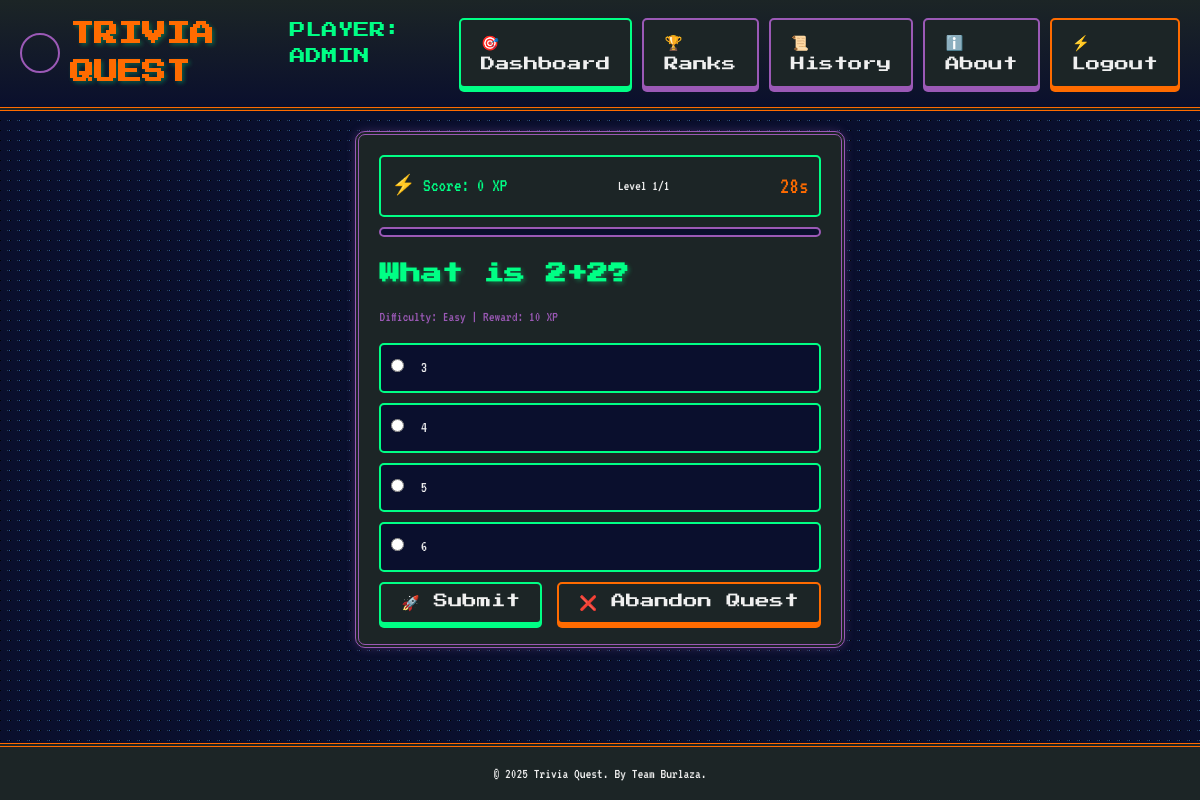
/play_quiz.php?quiz_id=1 (signed in), run on the app's committed database.
### tables this page shows
CREATE TABLE `questions` (
  `id` int(11) NOT NULL,
  `quiz_id` int(11) NOT NULL,
  `question_text` text NOT NULL,
  `question_type` enum('multiple_choice','true_false','text') NOT NULL,
  `difficulty` enum('easy','medium','hard') NOT NULL,
  `points` int(11) DEFAULT NULL,
  `time_limit` int(11) DEFAULT NULL,
  `created_at` datetime DEFAULT current_timestamp()
);

CREATE TABLE `options` (
  `id` int(11) NOT NULL,
  `question_id` int(11) NOT NULL,
  `option_text` varchar(255) NOT NULL,
  `is_correct` tinyint(1) DEFAULT 0
);

### play_quiz.php (the view, shortened to what this page needs)
<?php
require_once 'header.php';
$quiz_id = (int)$_GET['quiz_id'];
$error = $feedback = '';
$question_index = $_SESSION['question_index'] ?? 0;
$score = $_SESSION['score'] ?? 0;
if (!$error) {
    try {
        $stmt = $pdo->prepare("SELECT id, question_text, question_type, difficulty, points, time_limit FROM questions WHERE quiz_id = ? ORDER BY RAND()");
        $stmt->execute([$quiz_id]);
        $questions = $stmt->fetchAll();
    } catch (PDOException $e) {
        error_log("Fetch questions error: " . $e->getMessage());
        $error = 'Database error.';
    }
}
?>
<div class="card">
    <?php if ($error): ?>
        <div class="alert alert-error"><?php echo htmlspecialchars($error); ?></div>
        <a href="player_dashboard.php" class="btn btn-success">🏠 Return to Base</a>
    <?php else: ?>
        <?php
        $current_question = $questions[$question_index];
        $question_id = $current_question['id'];
        $difficulty = $current_question['difficulty'];
        $time_limit = $current_question['time_limit'] ?? ($difficulty == 'easy' ? 30 : ($difficulty == 'medium' ? 50 : 60));
        $points = $current_question['points'] ?? ($difficulty == 'easy' ? 10 : ($difficulty == 'medium' ? 20 : 30));
        try {
            $stmt = $pdo->prepare("SELECT id, option_text FROM options WHERE question_id = ?");
            $stmt->execute([$question_id]);
            $options = $stmt->fetchAll();
        } catch (PDOException $e) {
            error_log("Fetch options error: " . $e->getMessage());
            $error = 'Failed to fetch options.';
        }
        ?>
        <div style="margin-bottom: 20px;">
            <div style="display: flex; justify-content: space-between; align-items: center; background: #1c2526; padding: 10px; border: 2px solid #00ff85; border-radius: 5px;">
                <div style="font-size: 1.2rem; color: #00ff85;">⚡ Score: <?php echo $score; ?> XP</div>
                <div style="font-size: 0.9rem;">Level <?php echo $question_index + 1; ?>/<?php echo count($questions); ?></div>
                <div style="font-size: 1.5rem; color: #ff6b00;" id="timer"><?php echo $time_limit; ?>s</div>
            </div>
            <div class="progress-bar" style="margin-top: 10px;">
            </div>
        </div>
        <h3 style="font-size: 1.3rem; margin-bottom: 15px;"><?php echo htmlspecialchars($current_question['question_text']); ?></h3>
        <p style="font-size: 0.9rem; color: #9b59b6; margin-bottom: 15px;">Difficulty: <?php echo ucfirst($difficulty); ?> | Reward: <?php echo $points; ?> XP</p>
        <form method="POST" id="quizForm">
            <?php if ($current_question['question_type'] == 'multiple_choice' && !empty($options)): ?>
                <?php foreach ($options as $option): ?>
                    <label style="display: block; background: #0a0f2d; padding: 10px; margin-bottom: 10px; border: 2px solid #00ff85; border-radius: 5px; cursor: pointer;">
                        <input type="radio" name="answer" value="<?php echo htmlspecialchars($option['option_text']); ?>" required style="margin-right: 10px;">
                        <?php echo htmlspecialchars($option['option_text']); ?>
                    </label>
                <?php endforeach; ?>
            <?php else: ?>
                <input type="text" name="answer" required style="width: 100%; padding: 10px; margin-bottom: 15px;">
            <?php endif; ?>
            <div style="display: flex; justify-content: center; gap: 15px;">
                <button type="submit" class="btn btn-success">🚀 Submit</button>
                <button type="submit" name="quit" class="btn btn-danger">❌ Abandon Quest</button>
            </div>
        </form>
    <?php endif; ?>
</div>
<?php require_once 'footer.php'; ?>

### header.php (shortened to what this page needs)
<!DOCTYPE html>
<html lang="en">
<head>
    <link rel="stylesheet" href="styles.css">
</head>
<body>
    <nav>
        <div class="nav-container">
            <div class="nav-logo">
                <img alt="Logo">
                <h1>TRIVIA QUEST</h1>
            </div>
            <div class="nav-links">
                <?php if (isset($_SESSION['user_id'])): ?>
                    <span style="font-family: 'Press Start 2P'; color: #00ff85; margin-right: 15px;">PLAYER: <?php echo strtoupper(htmlspecialchars($_SESSION['username'] ?? 'USER')); ?></span>
                    <?php if ($_SESSION['role'] == 'host'): ?>
                        <a href="host_dashboard.php" class="btn btn-success">🏠 Host HQ</a>
                        <a href="create_quiz.php" class="btn btn-info">⚡ Create</a>
                    <?php else: ?>
                        <a href="player_dashboard.php" class="btn btn-success">🎯 Dashboard</a>
                    <?php endif; ?>
                    <a href="leaderboards.php" class="btn btn-info">🏆 Ranks</a>
                    <a href="completed.php" class="btn btn-info">📜 History</a>
                    <a href="about.php" class="btn btn-info">ℹ️ About</a>
                    <a href="logout.php" class="btn btn-danger">⚡ Logout</a>
                <?php endif; ?>
            </div>
        </div>
    </nav>
    <main>

### footer.php (shortened to what this page needs)
</main>
    <footer>
        <p>© 2025 Trivia Quest. By Team Burlaza.</p>
    </footer>
</body>
</html>

### styles.css (style rules this page uses)
* { margin: 0; padding: 0; box-sizing: border-box; }
body { color: #f0f0f0; font-family: 'VT323', monospace; line-height: 1.6; min-height: 100vh; display: flex; flex-direction: column; }
h1, h2, h3, h4 { font-family: 'Press Start 2P', cursive; color: #00ff85; text-shadow: 2px 2px 4px rgba(0, 255, 133, 0.3); }
nav { background: linear-gradient(to bottom, #1c2526, #0a0f2d); padding: 15px 20px; border-bottom: 4px double #ff6b00; }
.nav-container { max-width: 1200px; margin: 0 auto; display: flex; justify-content: space-between; align-items: center; }
.nav-logo { display: flex; align-items: center; gap: 10px; }
.nav-logo img { width: 40px; height: 40px; border: 2px solid #9b59b6; border-radius: 50%; }
.nav-logo h1 { font-size: 1.5rem; color: #ff6b00; }
.nav-links { display: flex; gap: 10px; }
.btn { display: inline-block; padding: 10px 20px; background: #1c2526; color: #f0f0f0; text-decoration: none; font-family: 'Press Start 2P', cursive; font-size: 0.9rem; border: 2px solid #00ff85; border-radius: 5px; box-shadow: 0 4px 0 #00ff85; transition: transform 0.2s, box-shadow 0.2s; }
.btn-danger { border-color: #ff6b00; box-shadow: 0 4px 0 #ff6b00; }
.btn-success { border-color: #00ff85; box-shadow: 0 4px 0 #00ff85; }
.btn-info { border-color: #9b59b6; box-shadow: 0 4px 0 #9b59b6; }
main { flex: 1; max-width: 1200px; margin: 20px auto; padding: 0 20px; }
.card { background: #1c2526; padding: 20px; border: 4px double #9b59b6; border-radius: 10px; box-shadow: 0 0 10px rgba(155, 89, 182, 0.3); margin-bottom: 20px; }
input[type="radio"] { margin-right: 10px; }
.progress-bar { background: #0a0f2d; border: 2px solid #9b59b6; border-radius: 5px; height: 10px; overflow: hidden; }
footer { background: #1c2526; padding: 15px; text-align: center; border-top: 4px double #ff6b00; color: #f0f0f0; font-size: 0.9rem; }

### data on the page
questions: question_text "What is 2+2?", difficulty "Easy", points "10"
options: option_text "3"
options: option_text "4"
options: option_text "5"
options: option_text "6"

### other printed values
$_SESSION['username'] "ADMIN"
$score "0"
$question_index + 1 "1"
count($questions) "1"
